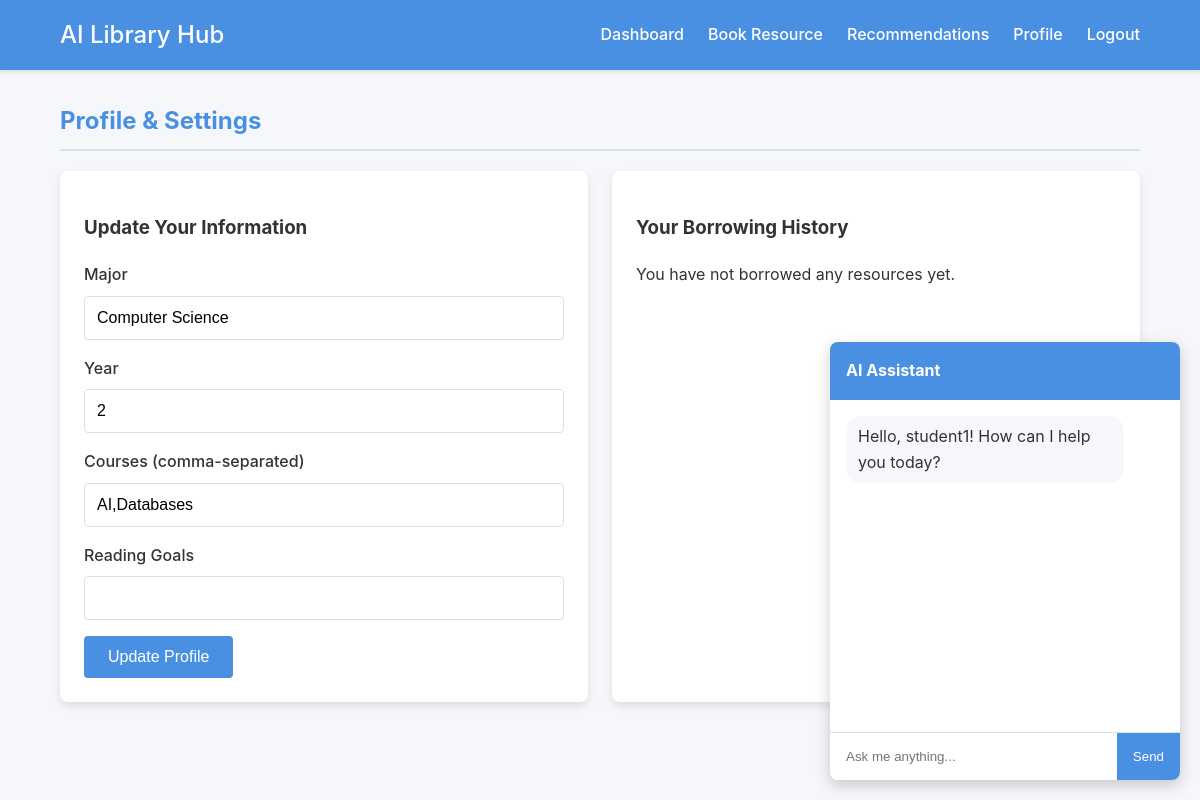
The app's page /profile (signed in) with its own data.
### app.py (models this page shows)
class User(db.Model):
    id = db.Column(db.Integer, primary_key=True)
    username = db.Column(db.String(80), unique=True, nullable=False)
    password = db.Column(db.String(120), nullable=False)  # In production, hash passwords
    major = db.Column(db.String(100))
    year = db.Column(db.Integer)
    courses = db.Column(db.String(200))  # Comma-separated courses
    reading_goals = db.Column(db.String(200))
    is_teacher = db.Column(db.Boolean, default=False)

### app.py (the view, shortened to what this page needs)
@app.route('/profile', methods=['GET', 'POST'])
def profile():
    if 'user_id' not in session:
        return redirect(url_for('login'))
    user = User.query.get(session['user_id'])
    message = None
    borrowings = Borrowing.query.filter_by(user_id=user.id).all()
    history = [Resource.query.get(b.resource_id) for b in borrowings]
    return render_template('profile.html', user=user, history=history, message=message)

### templates/profile.html (shortened to what this page needs)
{% extends "base.html" %}
{% block content %}
    <h2>Profile & Settings</h2>
    <div class="grid-container">
        <div class="card">
            <h3>Update Your Information</h3>
            <form method="post">
                <div class="form-group">
                    <label for="major">Major</label>
                    <input type="text" id="major" name="major" class="form-control" value="{{ user.major or '' }}">
                </div>
                <div class="form-group">
                    <label for="year">Year</label>
                    <input type="number" id="year" name="year" class="form-control" value="{{ user.year or '' }}">
                </div>
                <div class="form-group">
                    <label for="courses">Courses (comma-separated)</label>
                    <input type="text" id="courses" name="courses" class="form-control" value="{{ user.courses or '' }}">
                </div>
                <div class="form-group">
                    <label for="reading_goals">Reading Goals</label>
                    <input type="text" id="reading_goals" name="reading_goals" class="form-control" value="{{ user.reading_goals or '' }}">
                </div>
                <button type="submit" class="btn">Update Profile</button>
            </form>
        </div>
        <div class="card">
            <h3>Your Borrowing History</h3>
            {% if history %}
            <ul>
                {% for item in history %}
                    <li>{{ item.title }} ({{ item.type.replace('_', ' ')|title }})</li>
                {% endfor %}
            </ul>
            {% else %}
            <p>You have not borrowed any resources yet.</p>
            {% endif %}
        </div>
    </div>
{% endblock %}

### templates/base.html (shortened to what this page needs)
<!DOCTYPE html>
<html lang="en">
<head>
    <link rel="stylesheet" href="{{ url_for('static', filename='css/style.css') }}">
</head>
<body>
    {% if session.user_id %}
    <nav>
        <div class="container">
            <h1><a href="{{ url_for('dashboard') }}">AI Library Hub</a></h1>
            <ul>
                <li><a href="{{ url_for('dashboard') }}">Dashboard</a></li>
                <li><a href="{{ url_for('book_resource') }}">Book Resource</a></li>
                <li><a href="{{ url_for('recommendations') }}">Recommendations</a></li>
                <li><a href="{{ url_for('profile') }}">Profile</a></li>
                <li><a href="{{ url_for('logout') }}">Logout</a></li>
            </ul>
        </div>
    </nav>
    {% endif %}
    <main class="container">
        {% block content %}{% endblock %}
    </main>
    {% if session.user_id %}
    <div class="chatbot-container">
        <div class="chatbot-header" onclick="toggleChatbot()">AI Assistant</div>
        <div class="chatbot-body" id="chatbot-body">
            <div class="chat-message bot-message">Hello, {{ session.username }}! How can I help you today?</div>
        </div>
        <div class="chatbot-input">
            <input type="text" id="chatbot-input-field" placeholder="Ask me anything..." onkeydown="handleKeydown(event)">
            <button onclick="sendChatMessage()">Send</button>
        </div>
    </div>
    {% endif %}
</body>
</html>

### static/css/style.css (style rules this page uses)
:root { --primary-color: #4a90e2; --secondary-color: #f5f7fa; --text-color: #333; --border-color: #dce1e6; --card-bg: #ffffff; --shadow: 0 4px 8px rgba(0,0,0,0.1); }
body { font-family: -apple-system, BlinkMacSystemFont, "Segoe UI", Roboto, "Helvetica Neue", Arial, sans-serif; margin: 0; background-color: var(--secondary-color); color: var(--text-color); line-height: 1.6; }
.container { width: 90%; max-width: 1200px; margin: 2rem auto; padding: 0 1rem; }
nav { background-color: var(--primary-color); color: white; padding: 1rem 0; box-shadow: 0 2px 4px rgba(0,0,0,0.1); }
nav .container { display: flex; justify-content: space-between; align-items: center; margin-top: 0; margin-bottom: 0; }
nav h1 { margin: 0; font-size: 1.5rem; }
nav ul { margin: 0; padding: 0; list-style: none; display: flex; gap: 1.5rem; }
nav a { color: white; text-decoration: none; font-weight: 500; transition: opacity 0.2s; }
.card { background-color: var(--card-bg); border-radius: 8px; padding: 1.5rem; box-shadow: var(--shadow); margin-bottom: 1.5rem; }
.grid-container { display: grid; grid-template-columns: repeat(auto-fit, minmax(300px, 1fr)); gap: 1.5rem; }
h2 { color: var(--primary-color); border-bottom: 2px solid var(--border-color); padding-bottom: 0.5rem; margin-top: 0; }
.form-group { margin-bottom: 1rem; }
.form-group label { display: block; margin-bottom: 0.5rem; font-weight: 500; }
.form-control { width: 100%; padding: 0.75rem; border: 1px solid var(--border-color); border-radius: 4px; font-size: 1rem; box-sizing: border-box; }
.btn { display: inline-block; padding: 0.75rem 1.5rem; border: none; border-radius: 4px; background-color: var(--primary-color); color: white; font-size: 1rem; font-weight: 500; cursor: pointer; text-align: center; text-decoration: none; transition: background-color 0.2s; }
.chatbot-container { position: fixed; bottom: 20px; right: 20px; width: 350px; background: white; border-radius: 8px; box-shadow: 0 5px 15px rgba(0,0,0,0.2); display: flex; flex-direction: column; overflow: hidden; transition: all 0.3s ease-in-out; }
.chatbot-header { background: var(--primary-color); color: white; padding: 1rem; font-weight: bold; cursor: pointer; }
.chatbot-body { padding: 1rem; height: 300px; overflow-y: auto; display: flex; flex-direction: column; gap: 10px; }
.chat-message { padding: 8px 12px; border-radius: 15px; max-width: 80%; }
.bot-message { background: var(--secondary-color); align-self: flex-start; }
.chatbot-input { display: flex; border-top: 1px solid var(--border-color); }
.chatbot-input input { flex-grow: 1; border: none; padding: 1rem; outline: none; }
.chatbot-input button { background: var(--primary-color); color: white; border: none; padding: 0 1rem; cursor: pointer; }

### records on screen
User: major "Computer Science", year "2", courses "AI,Databases", username "student1"
